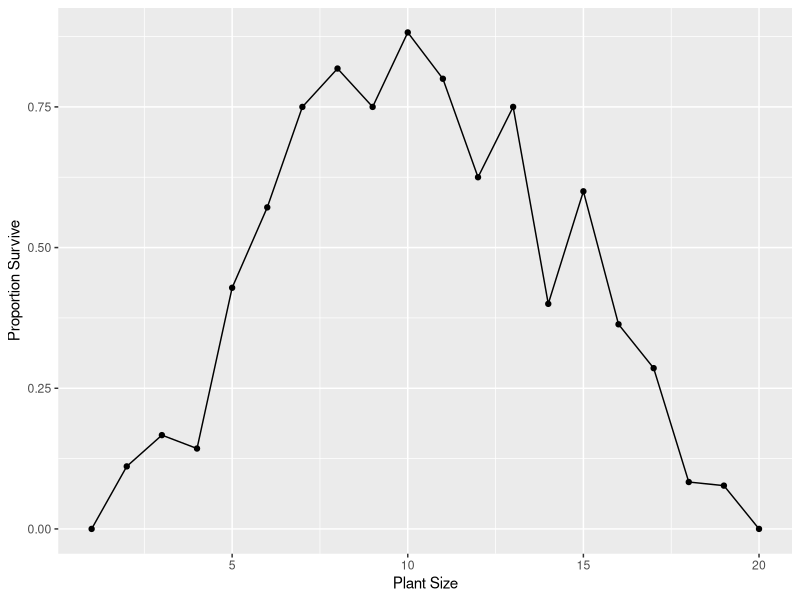
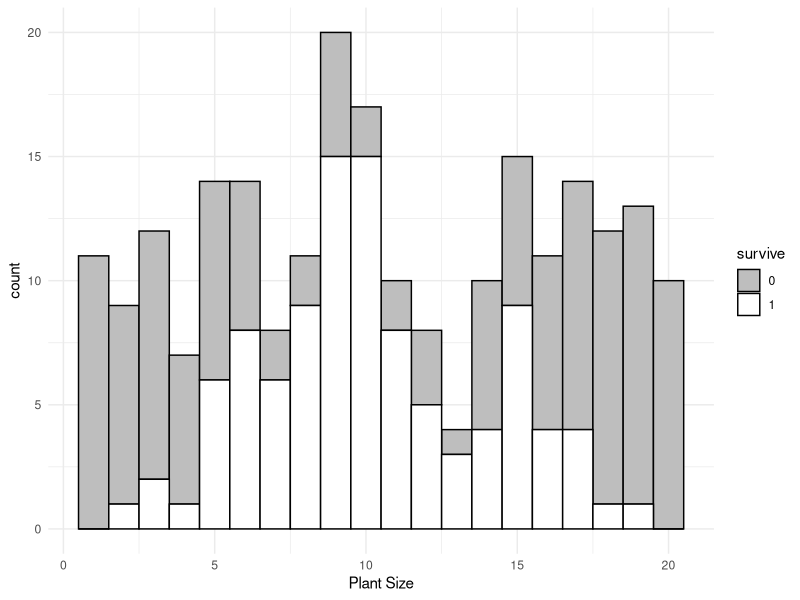
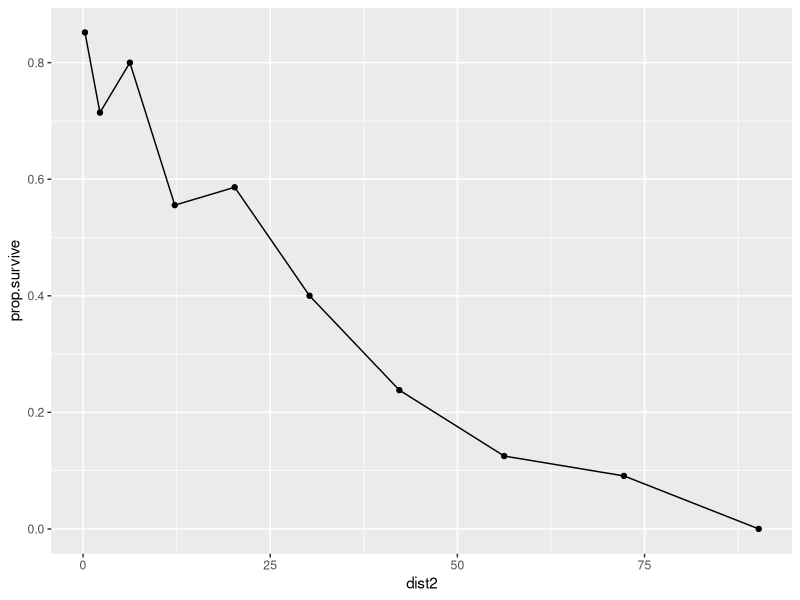

The R script that drew these images, in order:
## ---- chunk 1
#| include: false
library(tidyverse)
d <- read.csv("Plant Fitness Data - Sheet1.csv")
## ---- chunk 2
#| echo: false
p_surv <- d %>% 
  group_by(Plant.Size) %>% 
  summarise(prop.survive = mean(Survive))
p_surv
## ---- chunk 3
#| echo: false
p_surv %>% 
  ggplot(aes(x = Plant.Size, y = prop.survive)) +
  geom_line() +
  geom_point() +
  labs(x = "Plant Size",
       y = "Proportion Survive")
## ---- chunk 4
#| echo: false
d %>% 
  mutate(survive = factor(Survive)) %>% 
  ggplot(aes(x = Plant.Size, fill = survive)) +
  geom_histogram(position = "stack", binwidth = 1, color = "black") +
  scale_fill_manual(values = c("grey", "white")) +
  theme_minimal() +
  labs(x = "Plant Size")
## ---- chunk 5
#| echo: false
round(mean(d$Plant.Size[d$Survive==1]) - mean(d$Plant.Size),2)
## ---- chunk 6
#| echo: false
d %>% 
  mutate(dist2 = (Plant.Size - 10.5)^2) %>% 
  group_by(dist2) %>% 
  summarise(prop.survive = mean(Survive))
## ---- chunk 7
#| echo: false
d %>% 
  mutate(dist2 = (Plant.Size - 10.5)^2) %>% 
  group_by(dist2) %>% 
  summarise(prop.survive = mean(Survive)) %>% 
  ggplot(aes(x = dist2, y = prop.survive)) +
  geom_line() +
  geom_point()
